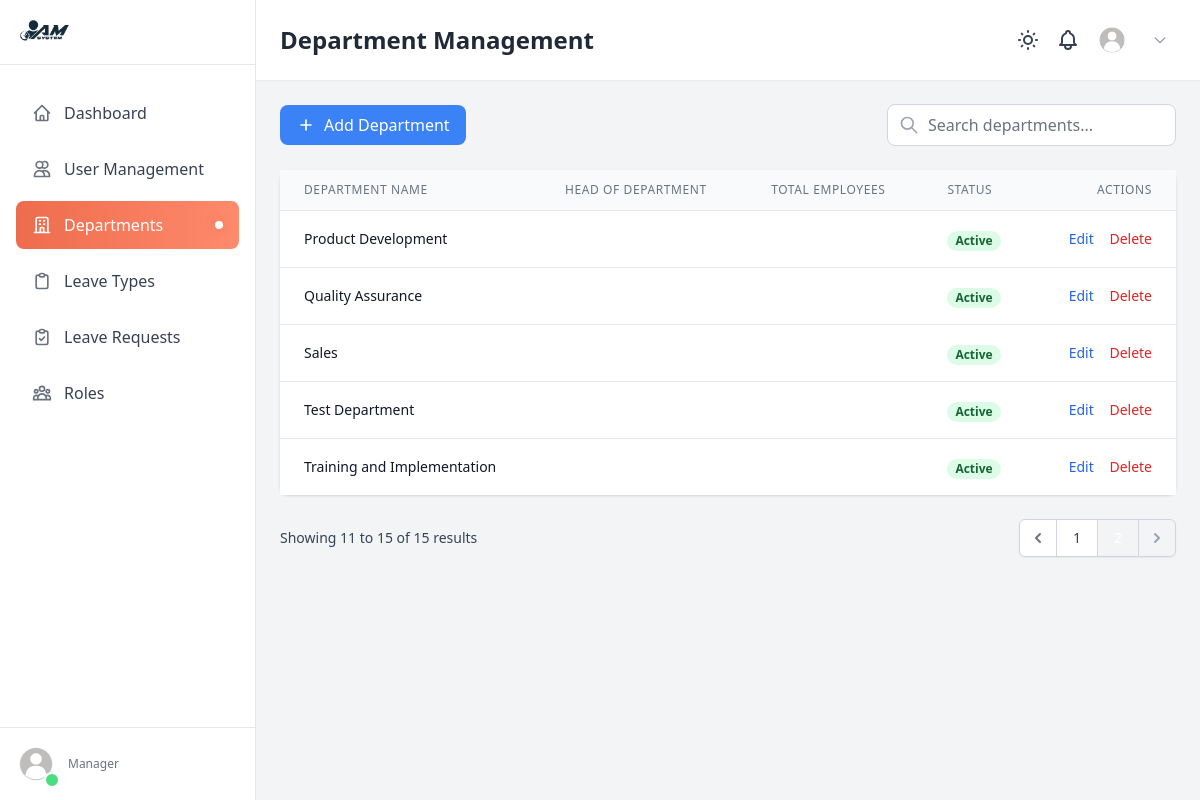
The page /management/departments/?page=2 on the database its author committed.
### management/models.py (models this page shows, shortened)
class Department(models.Model):
    id = models.AutoField(primary_key=True)
    name = models.CharField(max_length=100, unique=True)
    role = models.ManyToManyField(Role, related_name='departments')

### dashboard/views.py (the view)
# urls.py: path('management/departments/', views.manager_departments, name='manager_departments'),
def manager_departments(request):
    departments_list = Department.objects.all().order_by('name')
    per_page = 10
    paginator = Paginator(departments_list, per_page)
    page = request.GET.get('page', 1)
    try:
        departments = paginator.page(page)
    except Paginator.PageNotAnInteger:
        departments = paginator.page(1)
    except Paginator.EmptyPage:
        departments = paginator.page(paginator.num_pages)
    return render(request, 'dashboard/manager/manager_manage_departments.html', {
        'departments': departments,
        'total_departments': paginator.count,
        'total_pages': paginator.num_pages,
        'current_page': int(page)
    })

### dashboard/templates/dashboard/manager/manager_manage_departments.html (shortened to what this page needs)
{% extends 'dashboard/base.html' %}
{% load static %}
{% block content %}
<div class="flex overflow-hidden h-screen">
    {% include 'dashboard/manager/includes/sidebar.html' %}
    <main class="overflow-y-auto flex-1 bg-gray-100 dark:bg-gray-900">
        <div class="bg-white shadow-sm dark:bg-gray-800">
            <div class="flex justify-between items-center px-6 py-4">
                <h1 class="text-2xl font-semibold text-gray-800 dark:text-white">Department Management</h1>
                {% include 'dashboard/manager/includes/header_buttons.html' %}
            </div>
        </div>
        <div class="p-6">
            <div class="flex justify-between items-center mb-6">
                <div class="flex space-x-4">
                    <button id="addDepartmentBtn" class="flex items-center px-4 py-2 text-white bg-blue-500 rounded-lg transition-colors duration-200 hover:bg-blue-600 dark:bg-blue-600 dark:hover:bg-blue-700">
                        <svg class="mr-2 w-5 h-5" fill="none" stroke="currentColor" viewBox="0 0 24 24">
                            <path stroke-linecap="round" stroke-linejoin="round" stroke-width="2" d="M12 6v6m0 0v6m0-6h6m-6 0H6"/>
                        </svg>
                        Add Department
                    </button>
                </div>
                <div class="flex items-center space-x-4">
                    <div class="relative">
                        <input type="text" placeholder="Search departments..." class="py-2 pr-4 pl-10 rounded-lg border border-gray-300 dark:border-gray-600 focus:ring-coral focus:border-coral dark:bg-gray-700 dark:text-white">
                        <svg class="absolute left-3 top-1/2 w-5 h-5 text-gray-400 transform -translate-y-1/2" fill="none" stroke="currentColor" viewBox="0 0 24 24">
                            <path stroke-linecap="round" stroke-linejoin="round" stroke-width="2" d="M21 21l-6-6m2-5a7 7 0 11-14 0 7 7 0 0114 0z"/>
                        </svg>
                    </div>
                </div>
            </div>
            <div class="bg-white rounded-lg shadow dark:bg-gray-800">
                <div class="overflow-x-auto">
                    <table class="min-w-full divide-y divide-gray-200 dark:divide-gray-700">
                        <thead class="bg-gray-50 dark:bg-gray-700">
                            <tr>
                                <th class="px-6 py-3 text-xs font-medium tracking-wider text-left text-gray-500 uppercase dark:text-gray-300">Department Name</th>
                                <th class="px-6 py-3 text-xs font-medium tracking-wider text-left text-gray-500 uppercase dark:text-gray-300">Head of Department</th>
                                <th class="px-6 py-3 text-xs font-medium tracking-wider text-left text-gray-500 uppercase dark:text-gray-300">Total Employees</th>
                                <th class="px-6 py-3 text-xs font-medium tracking-wider text-left text-gray-500 uppercase dark:text-gray-300">Status</th>
                                <th class="px-6 py-3 text-xs font-medium tracking-wider text-right text-gray-500 uppercase dark:text-gray-300">Actions</th>
                            </tr>
                        </thead>
                        <tbody class="bg-white divide-y divide-gray-200 dark:bg-gray-800 dark:divide-gray-700">
                            {% for department in departments %}
                            <tr class="transition-colors duration-200 hover:bg-gray-50 dark:hover:bg-gray-700">
                                <td class="px-6 py-4 text-sm text-gray-900 whitespace-nowrap dark:text-gray-100">{{ department.name }}</td>
                                <td class="px-6 py-4 text-sm text-gray-900 whitespace-nowrap dark:text-gray-100">{{ department.manager_name }}</td>
                                <td class="px-6 py-4 text-sm text-gray-900 whitespace-nowrap dark:text-gray-100">{{ department.employees_count }}</td>
                                <td class="px-6 py-4 whitespace-nowrap">
                                    <span class="inline-flex px-2 text-xs font-semibold leading-5 text-green-800 bg-green-100 rounded-full dark:bg-green-900 dark:text-green-100">Active</span>
                                </td>
                                <td class="px-6 py-4 text-sm font-medium text-right whitespace-nowrap">
                                    <button class="mr-3 text-blue-600 dark:text-blue-400 hover:text-blue-900 dark:hover:text-blue-300">Edit</button>
                                    <button class="text-red-600 dark:text-red-400 hover:text-red-900 dark:hover:text-red-300">Delete</button>
                                </td>
                            </tr>
                            {% endfor %}
                        </tbody>
                    </table>
                </div>
            </div>
            <div class="flex justify-between items-center mt-6">
                <div class="hidden sm:flex-1 sm:flex sm:items-center sm:justify-between">
                    <div>
                        <p class="text-sm text-gray-700 dark:text-gray-300">
                            Showing <span class="font-medium">{{ departments.start_index }}</span> to <span class="font-medium">{{ departments.end_index }}</span> of <span class="font-medium">{{ departments.paginator.count }}</span> results
                        </p>
                    </div>
                    <div>
                        <nav class="inline-flex relative z-0 -space-x-px rounded-md shadow-sm" aria-label="Pagination">
                            {% if departments.has_previous %}
                            <a href="?page={{ departments.previous_page_number }}" class="inline-flex relative items-center px-2 py-2 text-sm font-medium text-gray-500 bg-white rounded-l-md border border-gray-300 dark:border-gray-600 dark:bg-gray-800 dark:text-gray-400 hover:bg-gray-50 dark:hover:bg-gray-700">
                                <svg class="w-5 h-5" xmlns="http://www.w3.org/2000/svg" viewBox="0 0 20 20" fill="currentColor" aria-hidden="true">
                                    <path fill-rule="evenodd" d="M12.707 5.293a1 1 0 010 1.414L9.414 10l3.293 3.293a1 1 0 01-1.414 1.414l-4-4a1 1 0 010-1.414l4-4a1 1 0 011.414 0z" clip-rule="evenodd" />
                                </svg>
                            </a>
                            {% endif %}
                            {% for i in departments.paginator.page_range %}
                                {% if departments.number == i %}
                                <button class="inline-flex relative items-center px-4 py-2 text-sm font-medium text-white border border-gray-300 dark:border-gray-600 bg-coral">{{ i }}</button>
                                {% else %}
                                <a href="?page={{ i }}" class="inline-flex relative items-center px-4 py-2 text-sm font-medium text-gray-700 bg-white border border-gray-300 dark:border-gray-600 dark:bg-gray-800 dark:text-gray-200 hover:bg-gray-50 dark:hover:bg-gray-700">{{ i }}</a>
                                {% endif %}
                            {% endfor %}
                            {% if departments.has_next %}
                            <a href="?page={{ departments.next_page_number }}" class="inline-flex relative items-center px-2 py-2 text-sm font-medium text-gray-500 bg-white rounded-r-md border border-gray-300 dark:border-gray-600 dark:bg-gray-800 dark:text-gray-400 hover:bg-gray-50 dark:hover:bg-gray-700">
                                <span class="sr-only">Next</span>
                                <svg class="w-5 h-5" xmlns="http://www.w3.org/2000/svg" viewBox="0 0 20 20" fill="currentColor" aria-hidden="true">
                                    <path fill-rule="evenodd" d="M7.293 14.707a1 1 0 010-1.414L10.586 10 7.293 6.707a1 1 0 011.414-1.414l4 4a1 1 0 010 1.414l-4 4a1 1 0 01-1.414 0z" clip-rule="evenodd" />
                                </svg>
                            </a>
                            {% else %}
                            <button disabled class="inline-flex relative items-center px-2 py-2 text-sm font-medium text-gray-400 bg-gray-100 rounded-r-md border border-gray-300 dark:border-gray-600 dark:bg-gray-700 dark:text-gray-500 cursor-not-allowed">
                                <svg class="w-5 h-5" xmlns="http://www.w3.org/2000/svg" viewBox="0 0 20 20" fill="currentColor" aria-hidden="true">
                                    <path fill-rule="evenodd" d="M7.293 14.707a1 1 0 010-1.414L10.586 10 7.293 6.707a1 1 0 011.414-1.414l4 4a1 1 0 010 1.414l-4 4a1 1 0 01-1.414 0z" clip-rule="evenodd" />
                                </svg>
                            </button>
                            {% endif %}
                        </nav>
                    </div>
                </div>
            </div>
        </div>
    </main>
</div>
{% endblock %}

### rows shown on the page
Department: name "Product Development"
Department: name "Quality Assurance"
Department: name "Sales"
Department: name "Test Department"
Department: name "Training and Implementation"

### other values the page prints
{{ departments.start_index }} "11"
{{ departments.end_index }} "15"
{{ departments.paginator.count }} "15"
{{ i }} "1"
